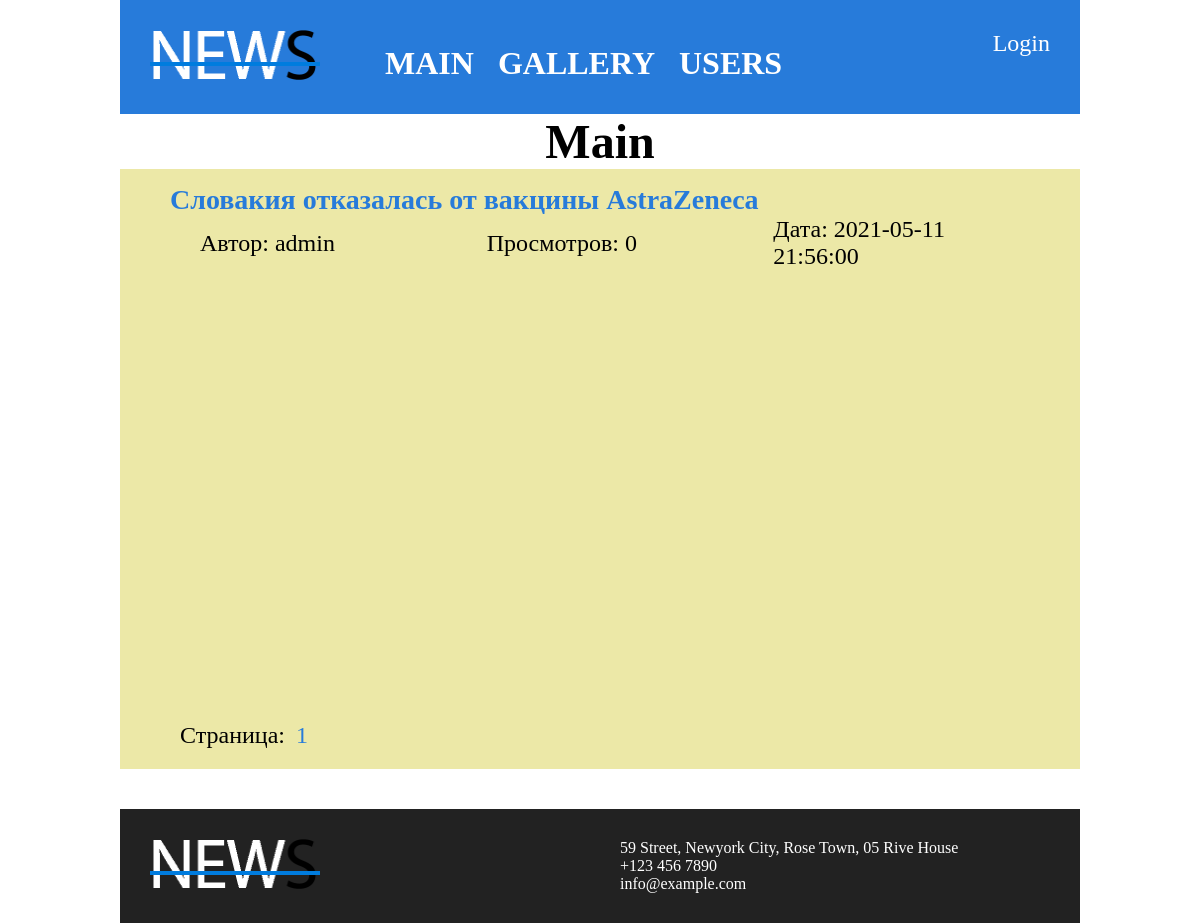
Before: /articles/section.php?category=3 with the older database file.
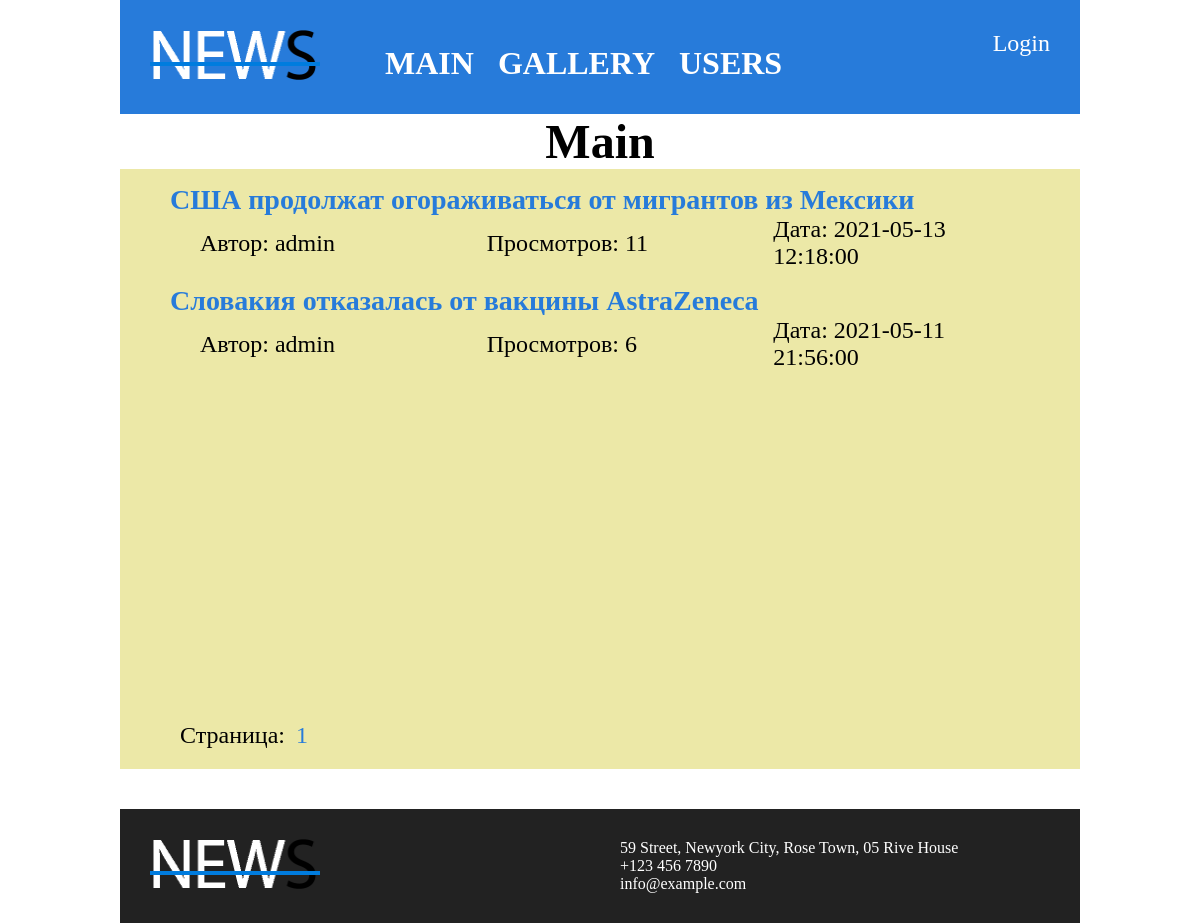
After: the same page with the newer database file.
### tables this page shows
CREATE TABLE IF NOT EXISTS `posts` (
  `id` int(11) NOT NULL,
  `active` tinyint(1) NOT NULL,
  `title` varchar(250) NOT NULL,
  `code` varchar(250) NOT NULL,
  `content` text NOT NULL,
  `category_id` int(11) NOT NULL,
  `author_id` int(11) NOT NULL,
  `date` datetime NOT NULL
);

CREATE TABLE IF NOT EXISTS `authors` (
  `id` int(11) NOT NULL,
  `name` varchar(250) NOT NULL
);

### articles/News.php (called while the page is built, shortened)
<?php
class News {
    public $servername = 'localhost';
    public $username = 'root';
    public $password = '';
    public $dbname = 'news';
    function general($sql) {
        $conn = new mysqli($this->servername, $this->username, $this->password, $this->dbname);
        $string = $conn->query($sql);
        return $string;
    }
    function getPosts($table) {
        $sql = "SELECT * FROM $table";
        $string = $this->general($sql);
        $result = [];
        if($string) {
            while ($row = $string->fetch_assoc()) {
                array_push($result, $row);
            }
            return $result;
        }
    }
    function getAuthor($id) {
        $sql = "SELECT name FROM authors WHERE id = $id";
        $string = $this->general($sql);
        $result = $string->fetch_assoc();
        $result = $result['name'];
        return $result;
    }
}
?>

### articles/section.php (the view, shortened to what this page needs)
<?php
require_once './header.php';
require_once './News.php';
?>
<h2>Main</h2>
<div class="content">
    <div class="main_posts">
        <div class="main_posts_wrapper">
        <?php
        $news = new News();
        $postsTable = $news->getPosts('posts');
        $postsTable = (array)$postsTable;
        $postsTable = array_reverse($postsTable);
        $counter = 0;
        foreach ($postsTable as $arPosts) {
            if ($_GET['category'] == $arPosts['category_id']) {
                $counter += 1;
                $coun = ceil($counter / 5);
                $author = $news->getAuthor($arPosts['author_id']);
                if ((isset($_GET['page']) && $_GET['page'] == $coun) || (!isset($_GET['page']) && $coun == 1)) { ?>
                    <table class="main_post_path">
                        <tr>
                            <td colspan="3">
                                <a href="./detail.php?category=<?= $arPosts['category_id'] ?>&post=<?= $arPosts['id'] ?>">
                                    <?= $arPosts['title'] ?>
                                </a>
                            </td>
                        </tr>
                        <tr>
                            <td>Автор: <?= $author ?></td>
                            <td>Просмотров: <?= $arPosts['active'] ?></td>
                            <td>Дата: <?= $arPosts['date'] ?></td>
                        </tr>
                    </table>
                <?php
                }
            }
        } ?>
        </div>
        <div class="pages_pagination">
            <?php
            if (isset($coun) && $coun > 0) { ?>
                Страница:
                <?php
                for ($i = 1; $i <= $coun; $i++) {
                    $link = $_SERVER['PHP_SELF']."?category=".$_GET['category']."&page=$i"; ?>
                    <a href="<?= $link ?>"><?= $i ?></a>
                <?php
                }
            }
            else echo 'Постов нет'; ?>
        </div>
    </div>
</div>
<?php require_once './footer.php' ?>

Changed rows visible on the page:
added posts: title "США продолжат огораживаться от мигрантов из Мексики", author.name "admin", active "11", date "2021-05-13 12:18:00"
changed posts "Словакия отказалась от вакцины AstraZeneca": active "0" → "6"
